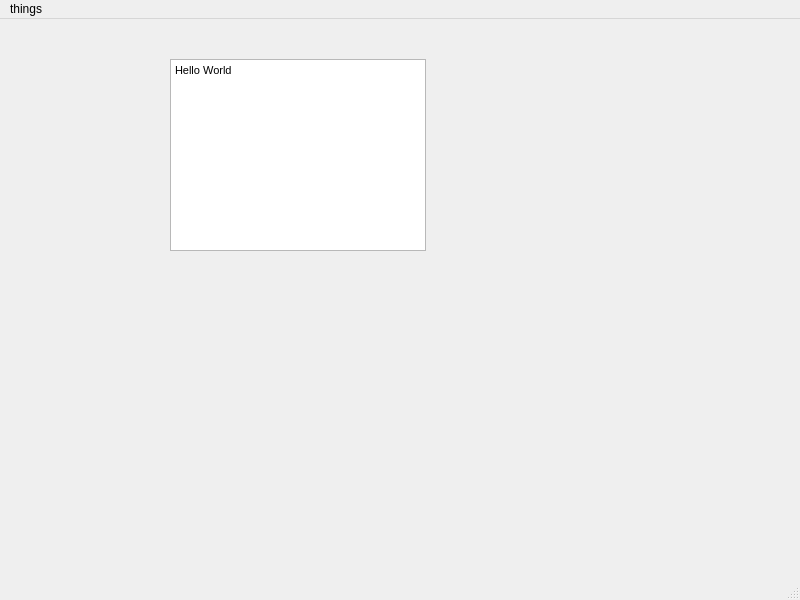
<?xml version="1.0" encoding="UTF-8"?>
<ui version="4.0">
 <class>MainWindow</class>
 <widget class="QMainWindow" name="MainWindow">
  <property name="geometry">
   <rect>
    <x>0</x>
    <y>0</y>
    <width>800</width>
    <height>600</height>
   </rect>
  </property>
  <property name="windowTitle">
   <string>MainWindow</string>
  </property>
  <widget class="QWidget" name="centralwidget">
   <widget class="QTextBrowser" name="textBrowser">
    <property name="geometry">
     <rect>
      <x>170</x>
      <y>40</y>
      <width>256</width>
      <height>192</height>
     </rect>
    </property>
    <property name="html">
     <string>&lt;!DOCTYPE HTML PUBLIC &quot;-//W3C//DTD HTML 4.0//EN&quot; &quot;http://www.w3.org/TR/REC-html40/strict.dtd&quot;&gt;
&lt;html&gt;&lt;head&gt;&lt;meta name=&quot;qrichtext&quot; content=&quot;1&quot; /&gt;&lt;style type=&quot;text/css&quot;&gt;
p, li { white-space: pre-wrap; }
&lt;/style&gt;&lt;/head&gt;&lt;body style=&quot; font-family:'MS Shell Dlg 2'; font-size:8pt; font-weight:400; font-style:normal;&quot;&gt;
&lt;p style=&quot; margin-top:0px; margin-bottom:0px; margin-left:0px; margin-right:0px; -qt-block-indent:0; text-indent:0px;&quot;&gt;Hello World&lt;/p&gt;&lt;/body&gt;&lt;/html&gt;</string>
    </property>
   </widget>
  </widget>
  <widget class="QMenuBar" name="menubar">
   <property name="geometry">
    <rect>
     <x>0</x>
     <y>0</y>
     <width>800</width>
     <height>21</height>
    </rect>
   </property>
   <widget class="QMenu" name="menustuff">
    <property name="title">
     <string>things</string>
    </property>
    <addaction name="separator"/>
   </widget>
   <addaction name="menustuff"/>
  </widget>
  <widget class="QStatusBar" name="statusbar"/>
 </widget>
 <resources/>
 <connections/>
</ui>
